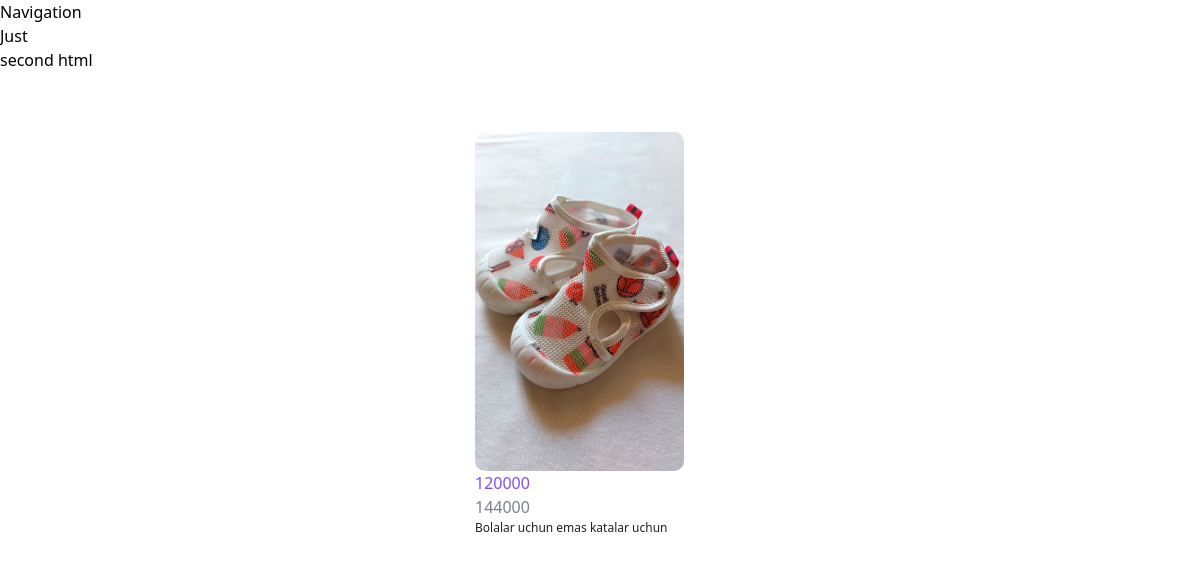
/, run on an earlier commit of the app's database.
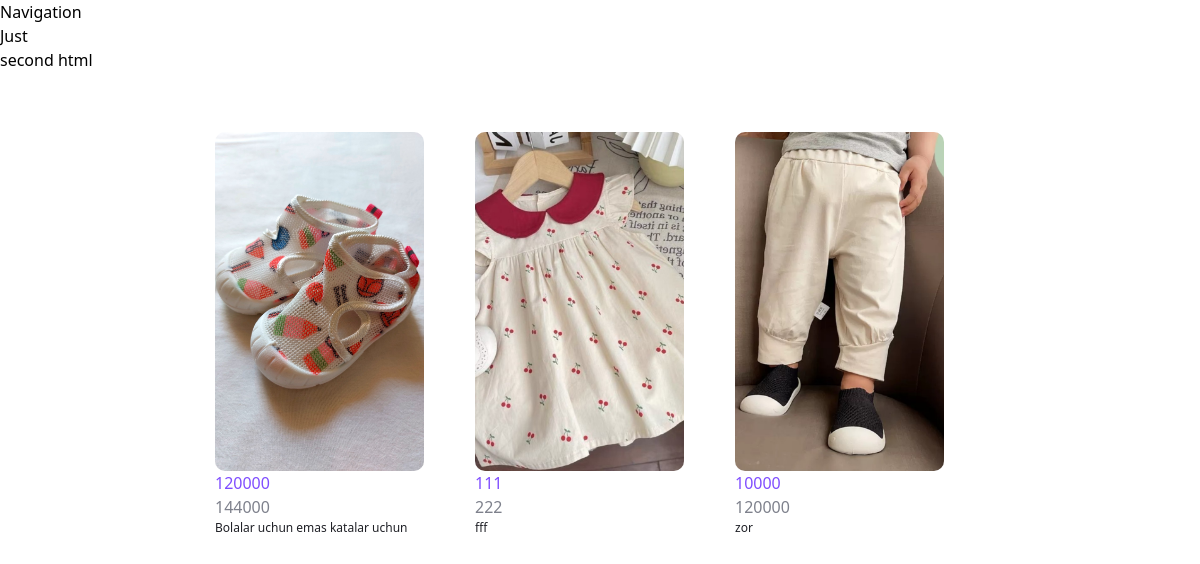
And on a later commit of the database.
### Platforma/models.py (models this page shows, shortened)
class Tovar(models.Model):
    img = models.ImageField(upload_to='media')
    karta_tolov = models.IntegerField()
    narhi = models.IntegerField()
    tavsifi = models.CharField(max_length=150)
    sifati = models.BooleanField(null=True)
    super_narh = models.BooleanField(null=True)

### Platforma/views.py (the view)
# urls.py: path("", home, name="home"),
def home(request):
    narsalar = Tovar.objects.all()
    return render(request, "home.html", {"narsalar": narsalar})

### Platforma/templates/home.html (shortened to what this page needs)
{% extends "base.html" %}
{% block content %}
<a href="{% url 'second' %}">second html</a>
<div class="flex items-center justify-center gap-[10px]   mt-[60px] w-[1200px] flex-wrap">
        {% for narsalar in narsalar %}
        <div class="relative w-[250px]">
            <img class="w-[209px] h-[339px] rounded-[10px] object-cover" src="{{ narsalar.img.url }}" alt="">
            <h2 class="text-[#7f4dff]">{{ narsalar.karta_tolov }}</h2>
            <h3 class="text-[#7e818c]">{{ narsalar.narhi }}</h3>
            <p class="text-[12px] text-[#1f2026]">{{ narsalar.tavsifi }}</p>
        </div>
        {% endfor %}
</div>
{% endblock %}

What changed in the data, as far as the page shows it:
added Tovar: img (picture), karta_tolov "111", narhi "222", tavsifi "fff"
added Tovar: img (picture), karta_tolov "10000", narhi "120000", tavsifi "zor"
